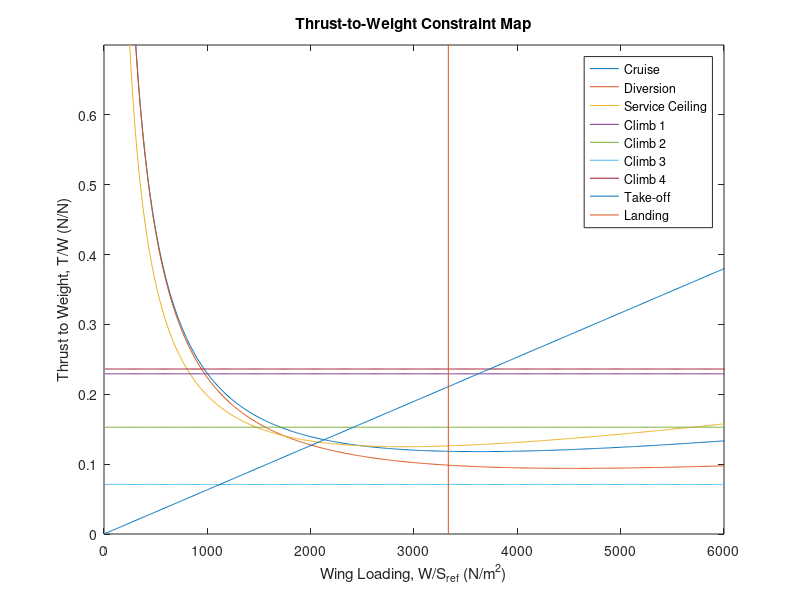
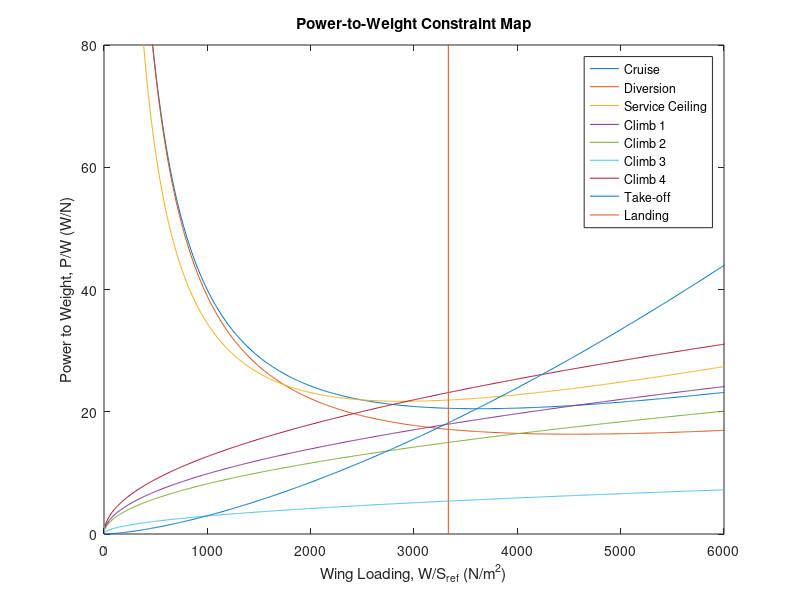

These charts were generated, in order, by the following MATLAB code:
% Housekeeping
clear
clc
close all

%% Parameter Definition
% Specification
range   = 1200000; % m
bfl     = 1400; % m

range_diversion = 300000; % m ASSUMED
loiter_time     = 1200; % s
service_ceiling = 30000; % ft
climb_rate_service_ceiling = 100 * 0.00508; % ms^-1

% Assumed
rho             = 1.13; % on ground (2 000 ft)
rho_cruise      = 0.55; % 25k ft
rho_diversion   = 0.55; % 25k ft
rho_ServCeil    = 0.44; % 30k ft
V_cruise        = 139; % ms^1
V_diversion     = 139; % ms^1
V_ServCeil      = 139; % ms_1
AR              = 8.5;
e               = 0.79;
L_D_max         = 16.2; % Clean config
CLmax_climb2    = 1.5; % Clean config
CLmax_climb3    = 2.7; % Full flaps
CLmax_climb1    = 0.8 * CLmax_climb3; % TO flaps
CLmax_climb4    = CLmax_climb1; % Approach flaps
C_D0            = pi*AR*e / (2*L_D_max)^2;
c_cruise        = 0.000305; % Power specific fuel consumption, kg (W s)^-1
c_diversion     = 0.000305; % Power specific fuel consumption, kg (W s)^-1
c_loiter        = 2/3 * c_cruise; % Power specific fuel consumption, kg (W s)^-1
g               = 9.81; % ms^-2
eta_p           = 0.8; % Propeller efficiency

V_md_loiter     = 100; % Minimum drag speed at loiter altitude, ms^-1 DUMMY
x_loiter_speed  = 2/(3^(-3/4) + 3^(1/4)); % Term to maximise endurance

del_CD.UC       = 0.02;
del_CD.TO_flaps = 0.02;
del_CD.L_flaps   = -0.07;
del_e.UC        = -0.05;
del_e.TO_flaps  = -0.05;
del_e.L_flaps   = -0.010;

% Wing loading array
W_S = linspace(0,10000,1000);

%% Calculated Values
% Fuel weight fractions
w_frac.takeoff      = 0.975;
w_frac.climb        = 0.98;
w_frac.cruise       = 0.817;
w_frac.goAround     = 0.985;
w_frac.landing      = 0.99;
w_frac.diversion    = 0.975; % SUBJECT TO CHANGE
w_frac.loiter       = 0.968;

w_frac_at.cruise    = w_frac.takeoff * w_frac.climb;
w_frac_at.landing   = 0.85;
w_frac_at.diversion = w_frac_at.cruise * w_frac.cruise * w_frac.landing * ...
    w_frac.goAround;
w_frac_at.loiter    = w_frac_at.diversion * w_frac.diversion;
wf_w0               = 1.01 * (1 - w_frac_at.loiter * w_frac.loiter * w_frac.landing);

% Thrust lapse fractions
t_frac_at.cruise = 0.5;
t_frac_at.diversion = 0.5;
t_frac_at.loiter = 0.8;
t_frac_at.ground = 0.85;

% Dirty configurations
CD_climb1   = C_D0 + del_CD.TO_flaps;
CD_climb2   = C_D0;
CD_climb3   = C_D0 + del_CD.UC + del_CD.L_flaps;
CD_climb4   = C_D0 + del_CD.UC + del_CD.TO_flaps;
e_climb1    = e + del_e.TO_flaps;
e_climb2    = e;
e_climb3    = e + del_e.UC + del_e.L_flaps;
e_climb4    = e + del_e.UC + del_e.TO_flaps;

% T/O and Landing
TOP             = bfl * 3.2084 / 37.5;
sigma_ground    = 0.93; % 2 000 ft
LDA             = bfl;
S_a             = 305; % m


%% Constraint Equations
% BFL
% T_W.bfl = W_S / (sigma_ground*CLmax_climb1*TOP) / 47.88;
T_W.bfl = t_frac_at.ground * (0.297 - 0.019 * 2) * W_S/(bfl*1.15*CLmax_climb1);
P_W.bfl = 1.2.*sqrt(W_S/(0.5*rho*CLmax_climb1/1.1^2)) / eta_p .* T_W.bfl;

% Cruise
T_W.cruise = w_frac_at.cruise/t_frac_at.cruise * (0.5*rho_cruise*V_cruise^2*C_D0./(w_frac_at.cruise*W_S)...
    + w_frac_at.cruise*W_S/(0.5*rho_cruise*V_cruise^2*pi*AR*e));
P_W.cruise = V_cruise / eta_p .* T_W.cruise;

% Diversion
T_W.diversion = w_frac_at.diversion/t_frac_at.diversion * (0.5*rho_diversion*V_diversion^2*C_D0./(w_frac_at.diversion*W_S)...
    + w_frac_at.diversion*W_S/(0.5*rho_diversion*V_diversion^2*pi*AR*e));
P_W.diversion = V_diversion / eta_p .* T_W.diversion;

% Loiter


% Landing
W_S_landing = 1/w_frac_at.landing * (0.6*LDA-S_a) * CLmax_climb3 / 0.51;

% Service Ceiling
T_W.ServCeil = w_frac_at.cruise/t_frac_at.cruise * (1/V_ServCeil * climb_rate_service_ceiling + ...
    0.5*rho_ServCeil*V_ServCeil^2*C_D0./(w_frac_at.cruise*W_S)...
    + w_frac_at.cruise*W_S/(0.5*rho_ServCeil*V_ServCeil^2*pi*AR*e));
P_W.ServCeil = V_ServCeil / eta_p .* T_W.ServCeil;

% Climb 1 - OEI, gear up, TO flaps, MTOW, 1.2 V_Stall
T_W.Climb1 = 2 * (1./(1.2*sqrt(W_S/(0.5*rho*CLmax_climb1))) * ...
    1.2.*sqrt(W_S/(0.5*rho*CLmax_climb1)) * sin(atan(0.012)) + ...
    0.5*rho*(1.2*sqrt(W_S/(0.5*rho*CLmax_climb1))).^2*CD_climb1./W_S...
    + W_S/(0.5*rho*(1.2*sqrt(W_S/(0.5*rho*CLmax_climb1))).^2*pi*AR*e_climb1));
P_W.Climb1 = 1.2.*sqrt(W_S/(0.5*rho*CLmax_climb1)) / eta_p .* T_W.Climb1;

% Climb 2 - OEI, gear up, flaps up, 1.25 V_Stall
T_W.Climb2 = 2 * (1./(1.25*sqrt(W_S/(0.5*rho*CLmax_climb2))) * ...
    1.25.*sqrt(W_S/(0.5*rho*CLmax_climb1)) * sin(atan(0.012))+ ...
    0.5*rho*(1.25*sqrt(W_S/(0.5*rho*CLmax_climb2))).^2*CD_climb2./W_S...
    + W_S/(0.5*rho*(1.25*sqrt(W_S/(0.5*rho*CLmax_climb2))).^2*pi*AR*e_climb2));
P_W.Climb2 = 1.25.*sqrt(W_S/(0.5*rho*CLmax_climb2)) / eta_p .* T_W.Climb2;

% Climb 3 - AEO, go-around, gear down, landing flaps, max landing weight, 1.3
% V_Stall
T_W.Climb3 = w_frac_at.landing * (1./(1.3*sqrt(W_S/(0.5*rho*CLmax_climb3))) * ...
    1.3.*sqrt(W_S/(0.5*rho*CLmax_climb1)) * sin(atan(0.032))+ ...
    0.5*rho*(1.3*sqrt(W_S/(0.5*rho*CLmax_climb3))).^2*CD_climb3./(w_frac_at.landing*W_S)...
    + w_frac_at.landing*W_S/(0.5*rho*(1.3*sqrt(W_S/(0.5*rho*CLmax_climb3))).^2*pi*AR*e_climb3));
P_W.Climb3 = 1.3.*sqrt(W_S/(0.5*rho*CLmax_climb3)) / eta_p .* T_W.Climb3;

% Climb 4 - OEI, gear down, approach flaps, 1.5 V_Stall
T_W.Climb4 = 2 * w_frac_at.landing*(1./(1.5*sqrt(W_S/(0.5*rho*CLmax_climb4))) * ...
    1.5.*sqrt(W_S/(0.5*rho*CLmax_climb1)) * sin(atan(0.021))+ ...
    0.5*rho*(1.5*sqrt(W_S/(0.5*rho*CLmax_climb4))).^2*CD_climb4./(w_frac_at.landing*W_S)...
    + w_frac_at.landing*W_S/(0.5*rho*(1.5*sqrt(W_S/(0.5*rho*CLmax_climb4))).^2*pi*AR*e_climb4));
P_W.Climb4 = 1.5.*sqrt(W_S/(0.5*rho*CLmax_climb4)) / eta_p .* T_W.Climb4;

%% Plot Configuration
figure()
plot(W_S,T_W.cruise,'DisplayName','Cruise')
hold on
plot(W_S,T_W.diversion,'DisplayName','Diversion')
plot(W_S,T_W.ServCeil,'DisplayName','Service Ceiling')
plot(W_S, T_W.Climb1,'DisplayName','Climb 1')
plot(W_S, T_W.Climb2,'DisplayName','Climb 2')
plot(W_S, T_W.Climb3,'DisplayName','Climb 3')
plot(W_S, T_W.Climb4,'DisplayName','Climb 4')
plot(W_S,T_W.bfl,'DisplayName','Take-off')
plot([W_S_landing, W_S_landing],[0, 10],'DisplayName','Landing')
hold off
ylim([0,0.7])
xlim([0,6000])
title('Thrust-to-Weight Constraint Map')
xlabel('Wing Loading, W/S_{ref} (N/m^2)')
ylabel('Thrust to Weight, T/W (N/N)')
legend

figure()
plot(W_S,P_W.cruise,'DisplayName','Cruise')
hold on
plot(W_S,P_W.diversion,'DisplayName','Diversion')
plot(W_S,P_W.ServCeil,'DisplayName','Service Ceiling')
plot(W_S, P_W.Climb1,'DisplayName','Climb 1')
plot(W_S, P_W.Climb2,'DisplayName','Climb 2')
plot(W_S, P_W.Climb3,'DisplayName','Climb 3')
plot(W_S, P_W.Climb4,'DisplayName','Climb 4')
plot(W_S,P_W.bfl,'DisplayName','Take-off')
plot([W_S_landing, W_S_landing],[0, 150],'DisplayName','Landing')
hold off
ylim([0,80])
xlim([0,6000])
title('Power-to-Weight Constraint Map')
xlabel('Wing Loading, W/S_{ref} (N/m^2)')
ylabel('Power to Weight, P/W (W/N)')
legend
